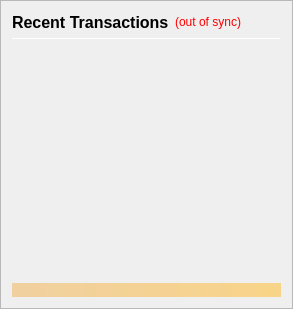
                <widget class="QFrame" name="frame_RecentTransactions">
                 <property name="minimumSize">
                  <size>
                   <width>0</width>
                   <height>0</height>
                  </size>
                 </property>
                 <property name="frameShape">
                  <enum>QFrame::StyledPanel</enum>
                 </property>
                 <property name="frameShadow">
                  <enum>QFrame::Raised</enum>
                 </property>
                 <layout class="QVBoxLayout" name="verticalLayout_1" stretch="0,0,0,0,0">
                  <item>
                   <layout class="QHBoxLayout" name="horizontalLayout_2">
                    <item>
                     <widget class="QLabel" name="label_4">
                      <property name="minimumSize">
                       <size>
                        <width>0</width>
                        <height>20</height>
                       </size>
                      </property>
                      <property name="font">
                       <font>
                        <pointsize>12</pointsize>
                        <weight>75</weight>
                        <bold>true</bold>
                       </font>
                      </property>
                      <property name="text">
                       <string>Recent Transactions</string>
                      </property>
                     </widget>
                    </item>
                    <item>
                     <widget class="QLabel" name="labelTransactionsStatus">
                      <property name="cursor">
                       <cursorShape>WhatsThisCursor</cursorShape>
                      </property>
                      <property name="toolTip">
                       <string>The displayed information may be out of date. Your wallet automatically synchronizes with the DOGP network after a connection is established, but this process has not completed yet.</string>
                      </property>
                      <property name="styleSheet">
                       <string notr="true">QLabel { color: red; }</string>
                      </property>
                      <property name="text">
                       <string notr="true">(out of sync)</string>
                      </property>
                      <property name="alignment">
                       <set>Qt::AlignRight|Qt::AlignTrailing|Qt::AlignVCenter</set>
                      </property>
                     </widget>
                    </item>
                    <item>
                     <spacer name="horizontalSpacer">
                      <property name="orientation">
                       <enum>Qt::Horizontal</enum>
                      </property>
                      <property name="sizeHint" stdset="0">
                       <size>
                        <width>40</width>
                        <height>20</height>
                       </size>
                      </property>
                     </spacer>
                    </item>
                   </layout>
                  </item>
                  <item>
                   <widget class="Line" name="line">
                    <property name="minimumSize">
                     <size>
                      <width>0</width>
                      <height>1</height>
                     </size>
                    </property>
                    <property name="maximumSize">
                     <size>
                      <width>16777215</width>
                      <height>1</height>
                     </size>
                    </property>
                    <property name="orientation">
                     <enum>Qt::Horizontal</enum>
                    </property>
                   </widget>
                  </item>
                  <item>
                   <widget class="QListView" name="listTransactions">
                    <property name="minimumSize">
                     <size>
                      <width>0</width>
                      <height>0</height>
                     </size>
                    </property>
                    <property name="styleSheet">
                     <string notr="true">QListView { background: transparent; }</string>
                    </property>
                    <property name="frameShape">
                     <enum>QFrame::NoFrame</enum>
                    </property>
                    <property name="verticalScrollBarPolicy">
                     <enum>Qt::ScrollBarAlwaysOff</enum>
                    </property>
                    <property name="horizontalScrollBarPolicy">
                     <enum>Qt::ScrollBarAlwaysOff</enum>
                    </property>
                    <property name="selectionMode">
                     <enum>QAbstractItemView::NoSelection</enum>
                    </property>
                   </widget>
                  </item>
                  <item>
                   <spacer name="verticalSpacer_2">
                    <property name="orientation">
                     <enum>Qt::Vertical</enum>
                    </property>
                    <property name="sizeType">
                     <enum>QSizePolicy::Expanding</enum>
                    </property>
                    <property name="sizeHint" stdset="0">
                     <size>
                      <width>20</width>
                      <height>40</height>
                     </size>
                    </property>
                   </spacer>
                  </item>
                  <item>
                   <widget class="QLabel" name="labelAlerts">
                    <property name="maximumSize">
                     <size>
                      <width>16777215</width>
                      <height>16777215</height>
                     </size>
                    </property>
                    <property name="styleSheet">
                     <string notr="true">background-color: qlineargradient(x1: 0, y1: 0, x2: 1, y2: 0, stop:0 #F0D0A0, stop:1 #F8D488); color:#000000;</string>
                    </property>
                    <property name="text">
                     <string/>
                    </property>
                    <property name="wordWrap">
                     <bool>true</bool>
                    </property>
                    <property name="margin">
                     <number>3</number>
                    </property>
                   </widget>
                  </item>
                 </layout>
                </widget>
